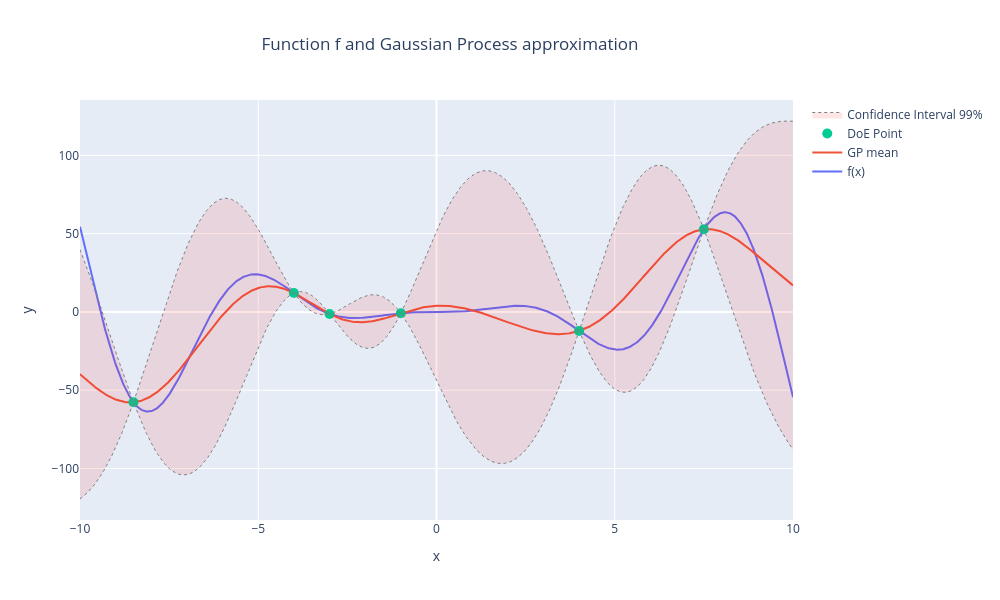

Notebook source saved alongside this figure:
### Code cell
x_min, x_max = -10, 10
n_plot = 1000
X_plot = np.linspace(x_min, x_max, n_plot)

gp_mean = gp._predict_values(X_plot.reshape(-1, 1)).ravel()
gp_std = np.sqrt(gp._predict_variances(X_plot.reshape(-1, 1)).ravel())

fig = go.Figure()
fig.add_trace(go.Scatter(x=X_plot, y=f(X_plot), mode="lines", name="f(x)"))
fig.add_trace(go.Scatter(x=X_plot, y=gp_mean, mode="lines", name="GP mean"))
fig.add_trace(
    go.Scatter(x=X_doe, y=Y_doe, mode="markers", name="DoE Point", marker=dict(size=10))
)

fig.add_trace(
    go.Scatter(
        x=X_plot,
        y=gp_mean + 3 * gp_std,
        showlegend=False,
        line=dict(color="gray", width=1, dash="dot"),
    )
)

fig.add_trace(
    go.Scatter(
        x=X_plot,
        y=gp_mean - 3 * gp_std,
        name="Confidence Interval 99%",
        line=dict(color="gray", width=1, dash="dot"),
        fill="tonexty",
        fillcolor="rgba(255, 0, 0, 0.1)",
    )
)

fig.update_xaxes(title_text="x")
fig.update_yaxes(title_text="y")

fig.update_layout(
    width=1000,
    height=600,
    title={"text": "Function f and Gaussian Process approximation", "x": 0.45},
)

fig.show()

### Figure 1 — Plotly figure (JSON) as saved in the notebook; plotly's stock layout.template omitted (floating-point values rounded to 4 significant figures; data arrays with more than 128 entries replaced by an {"elided": "..."} marker saying what was removed)
{"data": [{"mode": "lines", "name": "f(x)", "type": "scatter", "x": {"elided": "1000 float values"}, "y": {"elided": "1000 float values"}}, {"mode": "lines", "name": "GP mean", "type": "scatter", "x": {"elided": "1000 float values"}, "y": {"elided": "1000 float values"}}, {"marker": {"size": 10}, "mode": "markers", "name": "DoE Point", "type": "scatter", "x": [-8.5, -4.0, -3.0, -1.0, 4.0, 7.5], "y": [-57.69, 12.11, -1.27, -0.8415, -12.11, 52.76]}, {"line": {"color": "gray", "dash": "dot", "width": 1}, "showlegend": false, "type": "scatter", "x": {"elided": "1000 float values"}, "y": {"elided": "1000 float values"}}, {"fill": "tonexty", "fillcolor": "rgba(255, 0, 0, 0.1)", "line": {"color": "gray", "dash": "dot", "width": 1}, "name": "Confidence Interval 99%", "type": "scatter", "x": {"elided": "1000 float values"}, "y": {"elided": "1000 float values"}}], "layout": {"height": 600, "title": {"text": "Function f and Gaussian Process approximation", "x": 0.45}, "width": 1000, "xaxis": {"title": {"text": "x"}}, "yaxis": {"title": {"text": "y"}}}}
